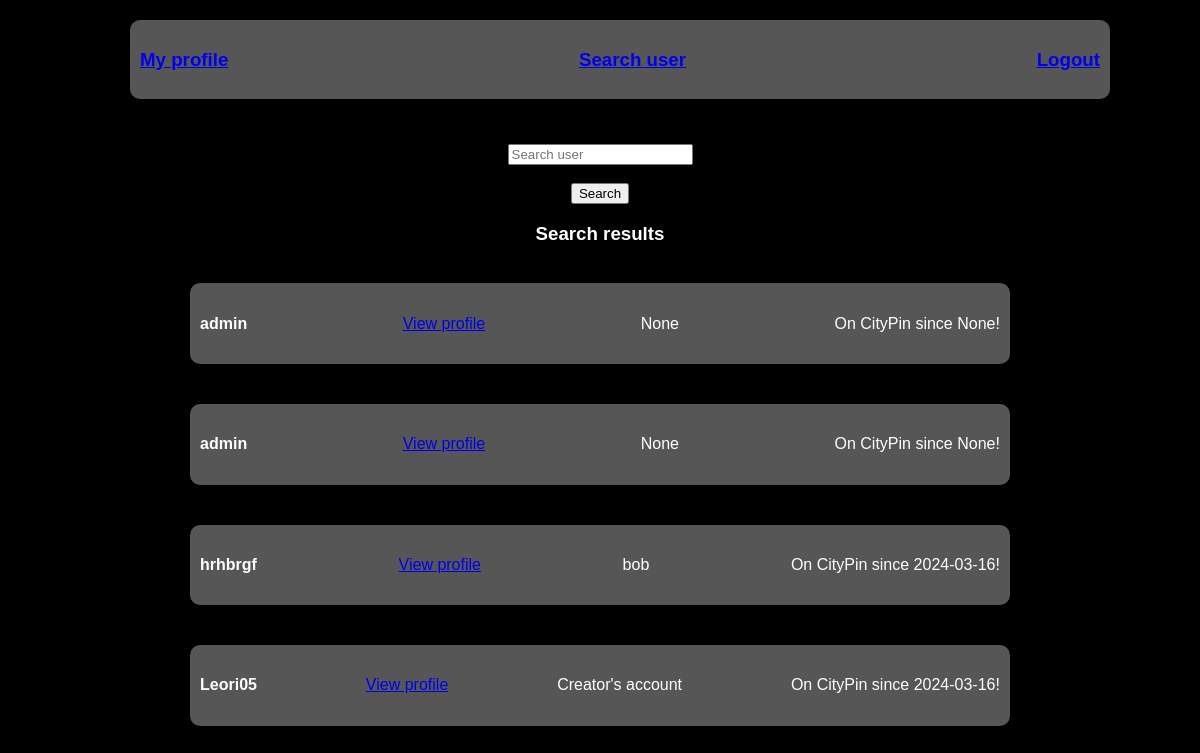
The page /search on the database as committed earlier.
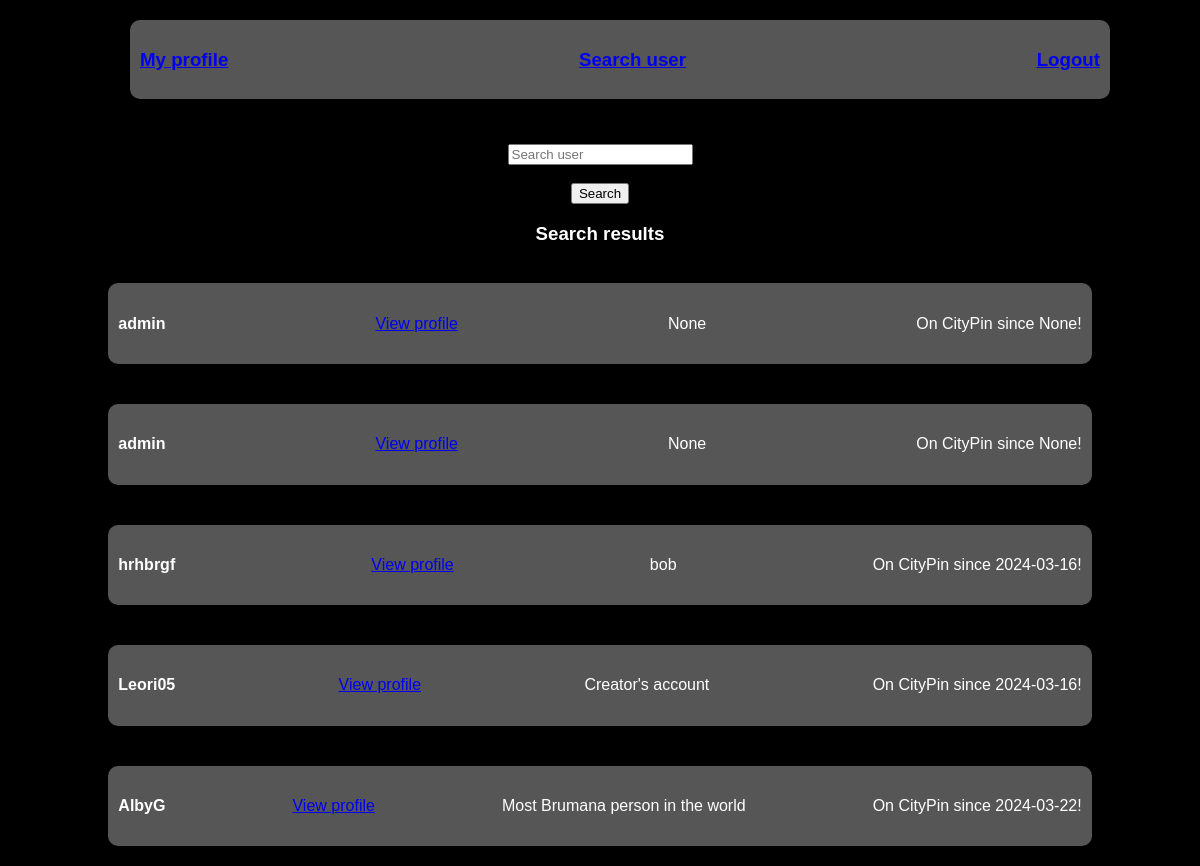
The same page on the database as committed later.
### tables this page shows
CREATE TABLE users (
        id INTEGER PRIMARY KEY,
        username TEXT NOT NULL,
        password TEXT NOT NULL
    , description TEXT, creation_date DATE);

### app.py (the view)
@app.route('/search')
def search():
    conn = sqlite3.connect('./static/data/cityPin.db')
    cursor = conn.cursor()
    cursor.execute(
        '''
        SELECT * FROM users

        '''
    )
    return render_template('search.html', users = cursor.fetchall())

### templates/search.html (shortened to what this page needs)
<!DOCTYPE html>
<html lang="en">
<head>
    <link rel="stylesheet" type="text/css" href="{{ url_for('static', filename='css/style.css') }}">
</head>
<body>
    <div class = "navbar">
        <h3><a href = "/userPage">My profile</a></h3>
        <h3><a href = "/search">Search user</a></h3>
        <h3><a href="{{ url_for('logout') }}">Logout</a></h3>
    </div>
    <br><br><br><br><br><br><br><br>
    <div class = "search">
        <form action = "/searchUser" method = "POST">
            <input type = "text" name = "user_name" placeholder = "Search user">
            <br>
            <input type = "submit" value = "Search">
        </form>
    </div>
    <div class = "search_result">
        <div class = "results">
            <h3>Search results</h3>
            {% for user in users %}
                <div class = "user_preview_card">
                    <h4>{{ user[1] }}</h4>
                    <a href = "/user/{{ user[0] }}">View profile</a>
                    <p>{{ user[3] }}</p>
                    <p>On CityPin since {{ user[4] }}!</p>
                </div>
            {% endfor %}
        </div>
</body>
</html>

Rows that differ between the two databases and show on the page:
added users: username "AlbyG", description "Most Brumana person in the world", creation_date "2024-03-22"
